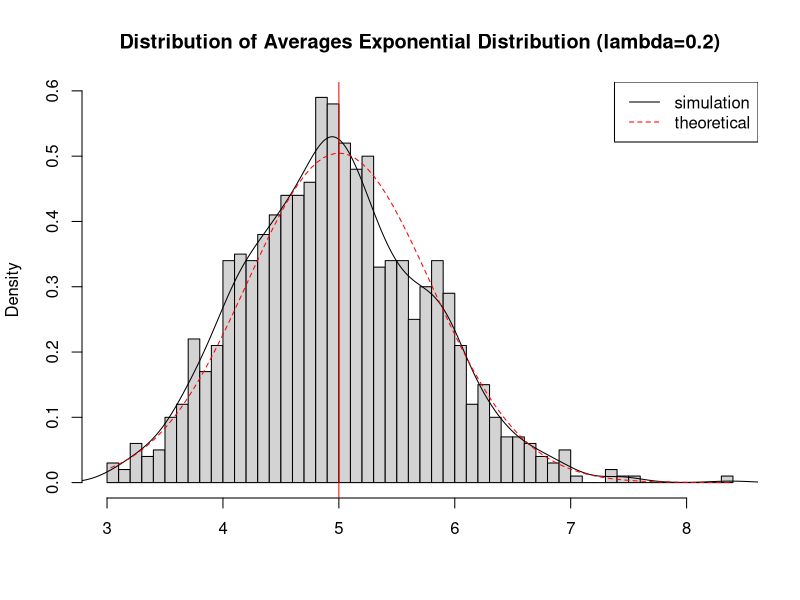
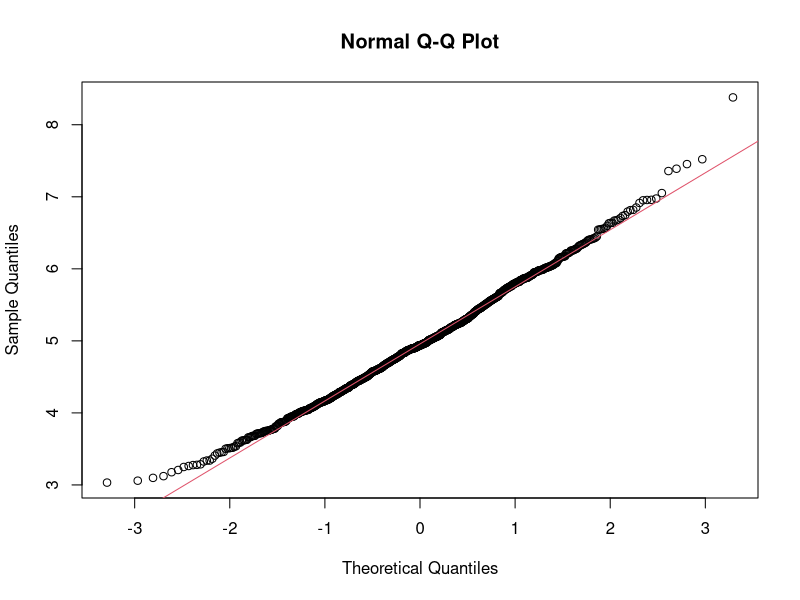

These charts were generated, in order, by the following R code:
## ---- chunk 1
set.seed(12345)
lambda <- 0.2
numsims <- 1000
samplesize <- 40
sim <- matrix(rexp(numsims*samplesize, rate=lambda), numsims, samplesize)
row_means <- rowMeans(sim)
## ---- chunk 2
# plot the histogram of averages
hist(row_means, breaks=50, prob=TRUE,main="Distribution of Averages Exponential Distribution (lambda=0.2)",xlab="")

# density of the averages of samples
lines(density(row_means))

# theoretical center of distribution
abline(v=1/lambda, col="red")

# theoretical density of the averages of samples
xfit <- seq(min(row_means), max(row_means), length=100)
yfit <- dnorm(xfit, mean=1/lambda, sd=(1/lambda/sqrt(samplesize)))
lines(xfit, yfit, pch=22, col="red", lty=2)

# add legend
legend('topright', c("simulation", "theoretical"), lty=c(1,2), col=c("black", "red"))
## ---- chunk 3
##Plot the QQ plot of the means
qqnorm(row_means)
qqline(row_means, col = 2)
